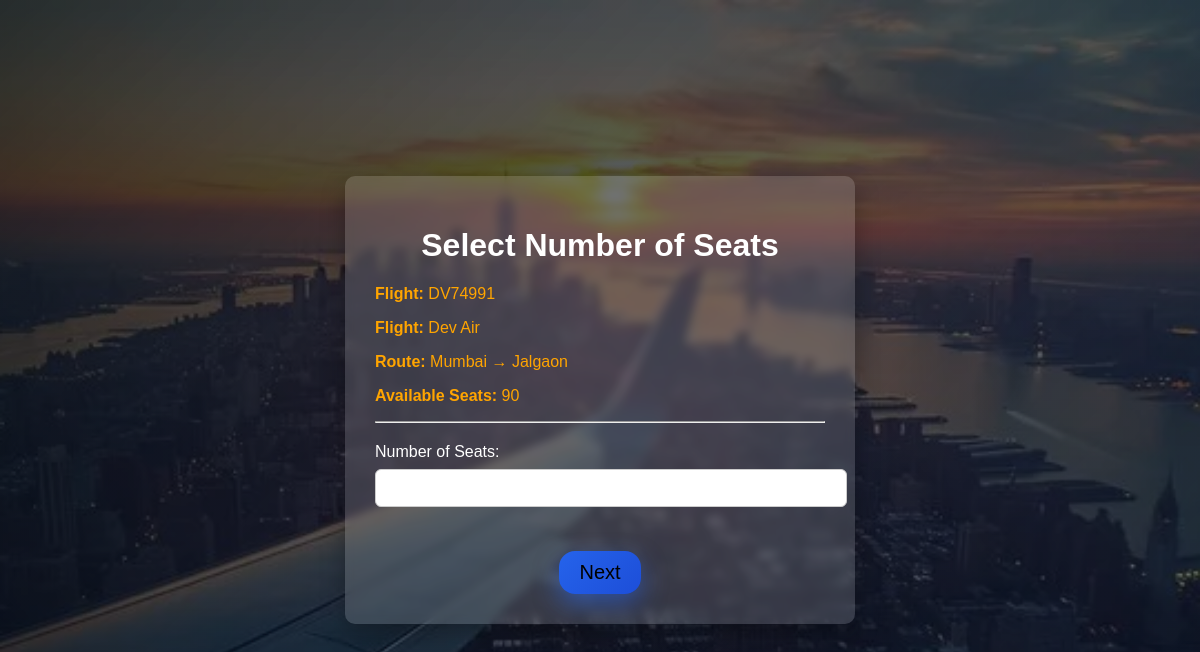
Screenshot of /user/book_ticket.php?id=3 (signed in) with the database file from the repository.
### tables this page shows
CREATE TABLE `flights` (
  `id` int(11) NOT NULL,
  `flight_no` varchar(50) NOT NULL,
  `flight_name` varchar(100) NOT NULL,
  `source` varchar(100) NOT NULL,
  `destination` varchar(100) NOT NULL,
  `flight_date` date NOT NULL,
  `departure_time` time NOT NULL,
  `arrival_time` time NOT NULL,
  `seats` int(11) NOT NULL,
  `price` decimal(10,2) NOT NULL,
  `status` varchar(50) NOT NULL DEFAULT 'Running',
  `delay_minutes` int(11) NOT NULL DEFAULT 0,
  `d_dep_time` time DEFAULT NULL,
  `d_arr_time` time DEFAULT NULL,
  `delay_reason` varchar(255) DEFAULT NULL
);

### user/book_ticket.php (the view, shortened to what this page needs)
<?php
include("../config/db.php");
$id = $_GET['id'];
$q = mysqli_query($conn, "SELECT * FROM flights WHERE id='$id'");
$f = mysqli_fetch_assoc($q);
?>
<!DOCTYPE html>
<html>
<head>
 <link rel="stylesheet" href="../user.css">
</head>
<body>
<div class="container1">
<h1>Select Number of Seats</h1>
<p style='color:orange'><b>Flight:</b> <?php echo $f['flight_no']; ?></p>
<p style='color:orange'><b>Flight:</b> <?php echo $f['flight_name']; ?></p>
<p style='color:orange'><b>Route:</b> <?php echo $f['source']." → ".$f['destination']; ?></p>
<p style='color:orange'><b>Available Seats:</b> <?php echo $f['seats']; ?></p>
<hr>
<form method="post">
    <label style='color:white'>Number of Seats:</label><br>
    <input type="number" name="seats" min="1" max="<?php echo $f['seats']; ?>" required><br><br>
<div class="dashboard-bottom" style="margin-top:18px; text-align:center;">
    <button name="next">Next</button>
</div>
</form>
</body>
</html>
<?php include("footer.php"); ?>

### user.css (style rules this page uses)
body { margin:0; font-family: Arial, sans-serif; min-height:100vh; background: url("/air_ticket/assets/bg-runway1.jpg") center/cover fixed no-repeat; position: relative; display:flex; justify-content:center; align-items:center; }
body::before { content:""; position: fixed; inset: 0; background: linear-gradient(135deg, rgba(8,12,20,.78), rgba(15,23,42,.55)); z-index: -1; }
.container1 { width:90%; max-width:450px; margin:40px auto; background: rgba(255, 255, 255, 0.15); backdrop-filter: blur(05px); padding:30px; border-radius:10px; box-shadow:0 10px 25px rgba(0,0,0,0.3); }
h1,h2,h3 { text-align:center; color:#ffffff; }
form { margin-top:20px; }
input, select { width:100%; padding:10px; margin:8px 0; border-radius:6px; border:1px solid #ccc; font-size:14px; }
button { padding:10px 20px; border:none; border-radius:16px; background: linear-gradient(135deg,#2563eb,#1d4ed8); box-shadow: 0 10px 25px rgba(37,99,235,0.5); cursor:pointer; font-size:20px; transition:0.3s; }

### rows the page displays
flights: flight_no "DV74991", flight_name "Dev Air", source "Mumbai", destination "Jalgaon", seats "90"
